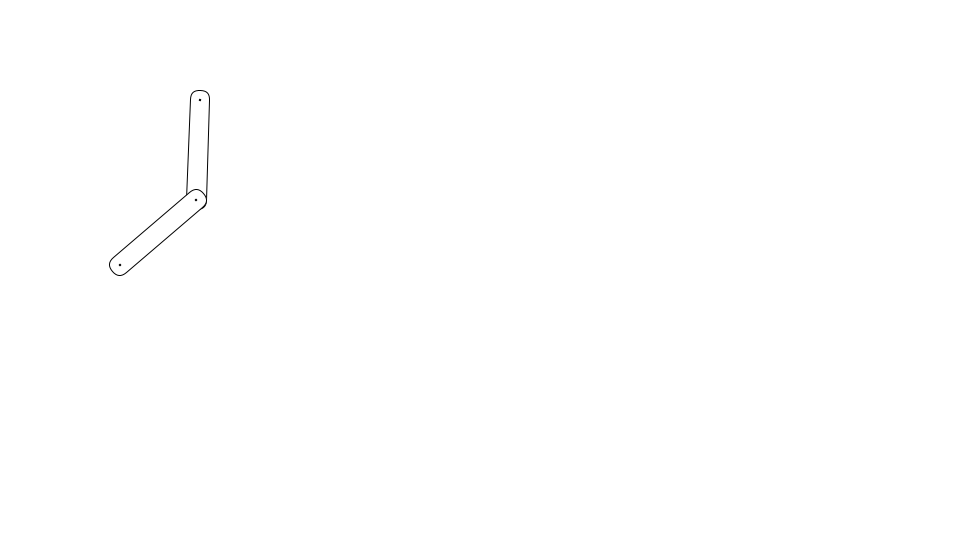
Frame 1 (no input)
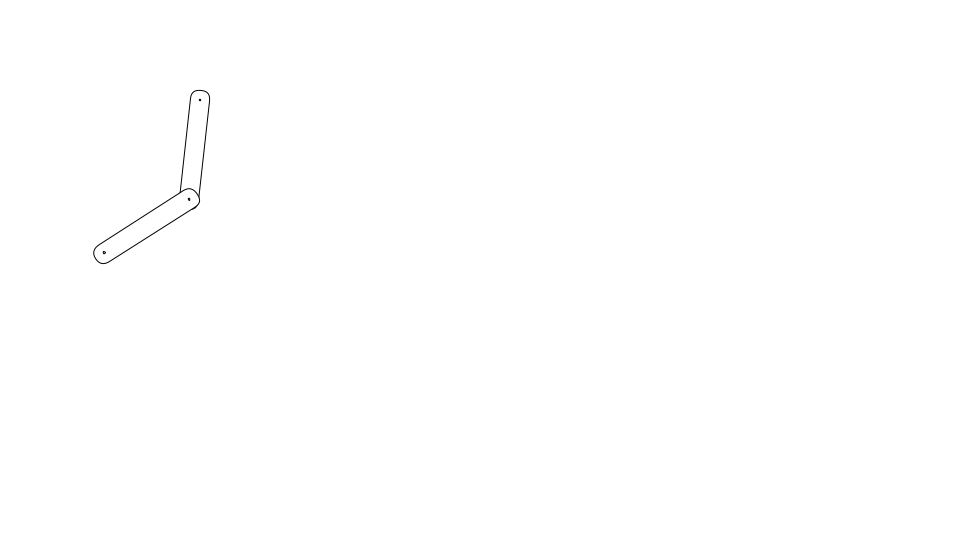
Frame 60 (the mouse pressed at the canvas centre just before this capture)
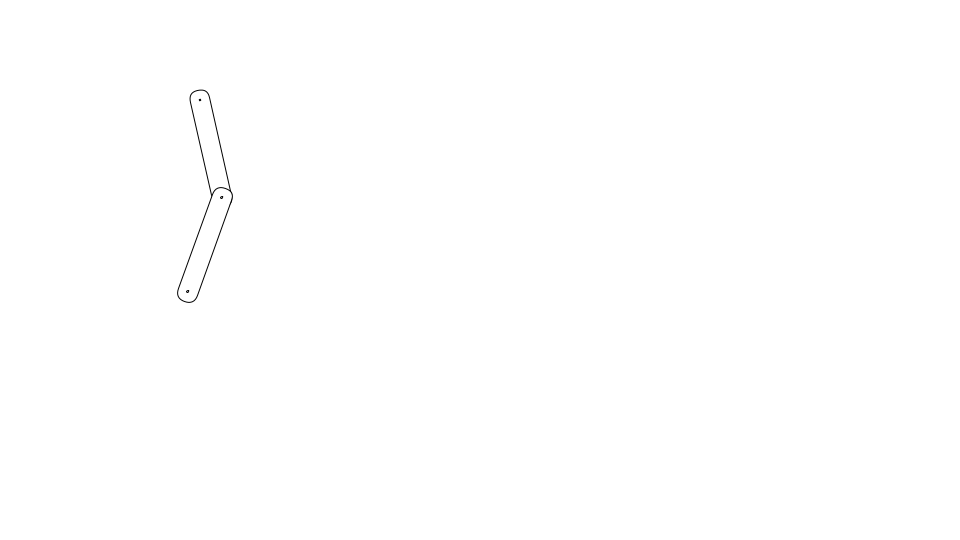
Frame 120 (the mouse held since frame 60 and released just before this capture)

The Processing sketch that drew these frames (run headless with seeded random() and noise(); from frame 60 on, the mouse is pressed at the canvas centre):

// Processing sketch: Walking2
// ── Walking2.pde
Segment segment0;
Segment segment1;
float cycle;

void setup() {
  size(960, 540);
  frameRate(30);
  initialize();
}

void initialize() {
  smooth();

  segment0 = new Segment(100, 20);
  segment0.x = 200;
  segment0.y = 100;
      
  segment1 = new Segment(100, 20);
  segment1.x = segment0.getPin().x;
  segment1.y = segment0.getPin().y;
}

void draw() {
  background(255);

  cycle += 0.05;
  float angle0 = sin(cycle) * 45 + 90;
  float angle1 = sin(cycle) * 45 + 45;
  segment0.rotation = angle0;
  segment1.rotation = segment0.rotation + angle1;
  segment1.x = segment0.getPin().x;
  segment1.y = segment0.getPin().y;
      
  segment0.update();
  segment1.update(); 
}

////////////////////////////////

class Segment extends Sprite {
  float segmentWidth, segmentHeight;
  float vx, vy;
  
  Segment(float segmentWidth, float segmentHeight) {
    super();
    this.segmentWidth = segmentWidth;
    this.segmentHeight = segmentHeight;
  }
  
  void draw() {
    rect(-segmentHeight / 2,  -segmentHeight / 2, segmentWidth + segmentHeight, segmentHeight, segmentHeight, segmentHeight, segmentHeight, segmentHeight);
    ellipse(0, 0, 2, 2);
    ellipse(segmentWidth, 0, 2, 2);
  }
  
  Point getPin() {
    float angle = rotation * PI / 180;
    float xPos = x + cos(angle) * segmentWidth;
    float yPos = y + sin(angle) * segmentWidth;
    return new Point(xPos, yPos);  
  }
}

////////////////////////////////

class Sprite extends Object {
  float x, y;
  float scaleX, scaleY;
  float width, height;
  float rotation;
  boolean visible;
  color strokeColor;
  color fillColor;
  Boolean isStroke;
  Boolean isFill;
  Boolean isRollOver;
  Boolean locked;
  float xoff, yoff;
 
  Sprite() {
    super();
    scaleX = 1.0;
    scaleY = 1.0;
    strokeColor = color(0);
    fillColor = color(0);
    isStroke = false;
    isFill = false;
    isRollOver = false;
    locked = false;
    visible = true;
  }
  
  void update() {
    if(! visible) return;
    pushMatrix();
    if(locked){
      x = mouseX - xoff;
      y = mouseY - yoff;
    }  
    translate(x, y);
    scale(scaleX, scaleY);
    rotate(rotation * PI / 180.0);
    if(isStroke) stroke(strokeColor);
    if(isFill) fill(fillColor);
    draw();
    popMatrix();
  }
  
  void setStrokeColor(color strokeColor) {
    this.strokeColor = strokeColor;
    isStroke = true;
  }
  
  void setFillColor(color fillColor) {
    this.fillColor = fillColor;
    isFill = true;
  }
  
  void startDrag() {
    if(isRollOver){
      locked = true;
      xoff = mouseX - x;
      yoff = mouseY - y;
    }
  }
  
  void stopDrag() {
    locked = false;
  }
  
  void draw() {}
}

////////////////////////////////

class Point extends Object {
  float x, y;
  
  Point(float x, float y) {
    super();
    this.x = x;
    this.y = y;
  }
}

////////////////////////////////

class Object {
  Object() {}
}
